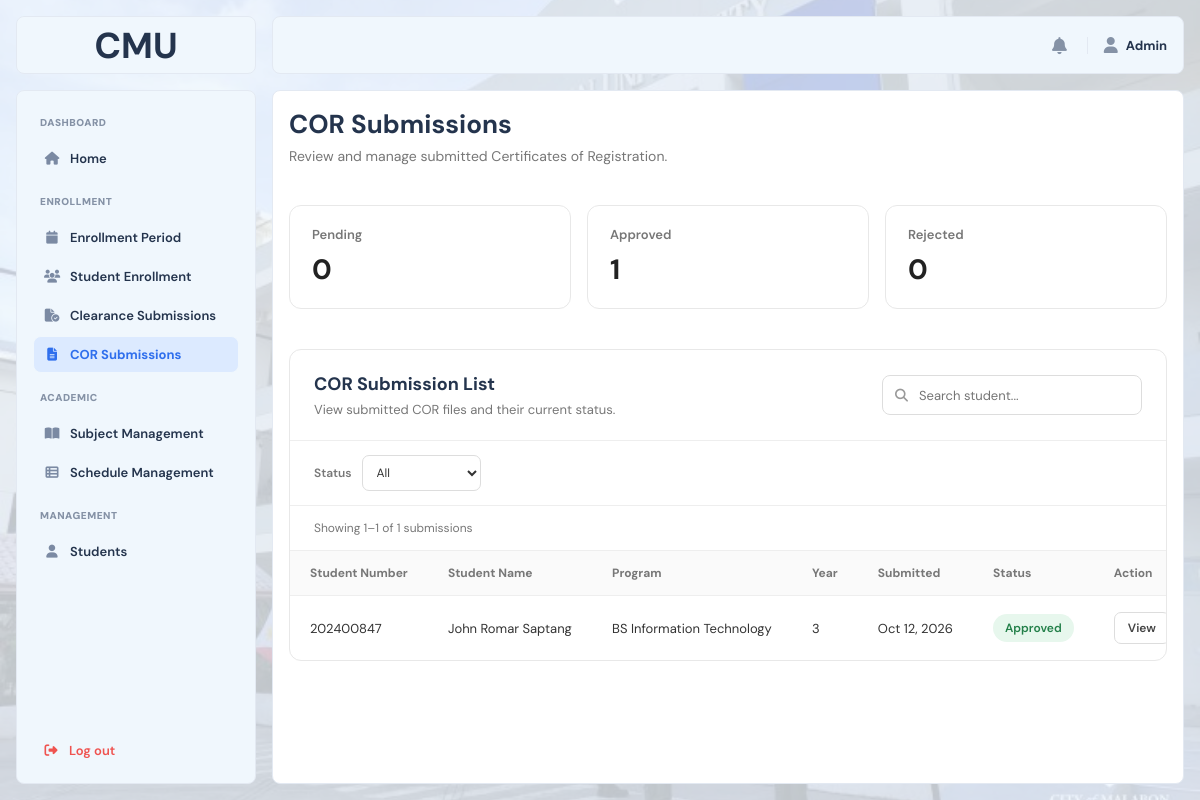
The app's page /?page=cor_submissions (signed in), older data.
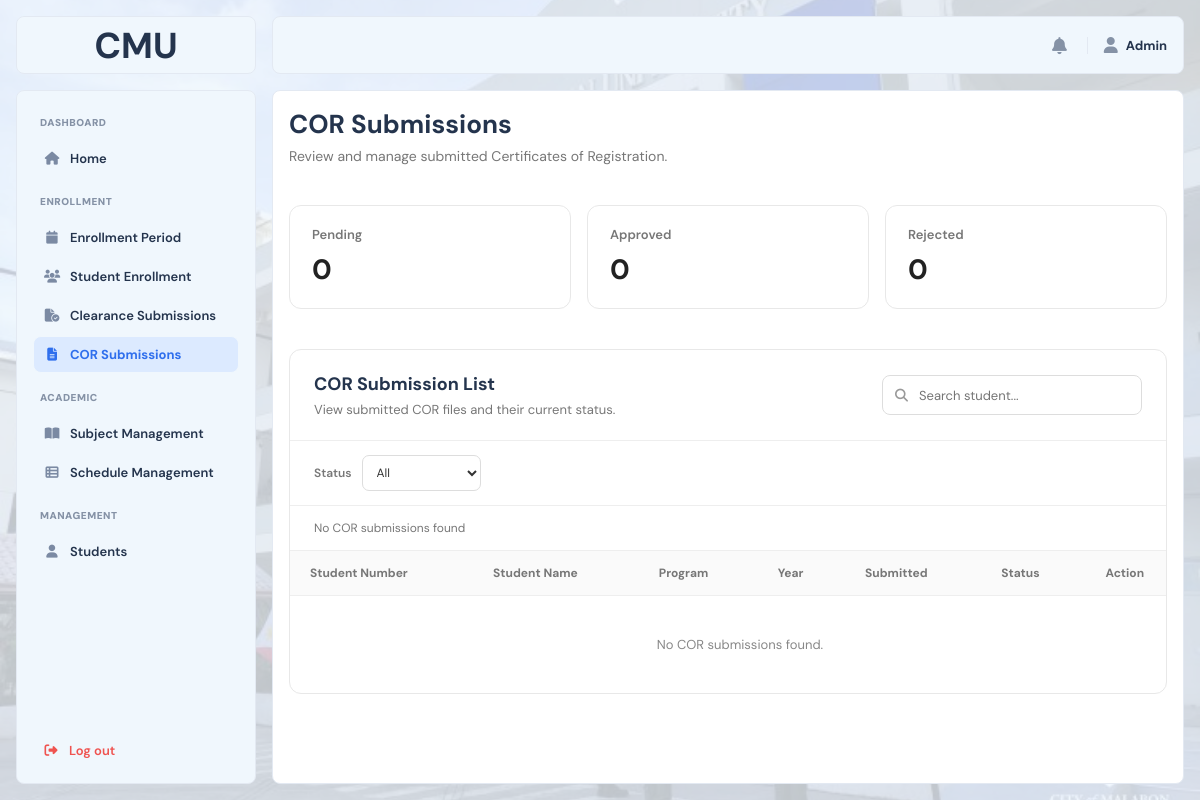
The same page, newer data.
### tables this page shows
CREATE TABLE `cor_submissions` (
  `cor_submission_id` int(10) UNSIGNED NOT NULL,
  `student_id` int(10) UNSIGNED NOT NULL,
  `period_id` int(10) UNSIGNED DEFAULT NULL,
  `file_name` varchar(255) NOT NULL,
  `file_path` varchar(500) NOT NULL,
  `submitted_at` datetime NOT NULL DEFAULT current_timestamp(),
  `status` enum('PENDING','APPROVED','REJECTED') NOT NULL DEFAULT 'PENDING',
  `reviewed_at` datetime DEFAULT NULL,
  `reviewed_by` int(10) UNSIGNED DEFAULT NULL,
  `rejection_reason` text DEFAULT NULL,
  `created_at` datetime NOT NULL DEFAULT current_timestamp()
);

CREATE TABLE `students` (
  `student_id` int(10) UNSIGNED NOT NULL,
  `user_id` int(10) UNSIGNED DEFAULT NULL,
  `student_number` varchar(50) NOT NULL,
  `first_name` varchar(100) NOT NULL,
  `middle_name` varchar(100) DEFAULT NULL,
  `last_name` varchar(100) NOT NULL,
  `program` varchar(100) NOT NULL,
  `year_level` int(11) NOT NULL,
  `section` varchar(50) DEFAULT NULL,
  `email` varchar(100) NOT NULL,
  `phone` varchar(20) DEFAULT NULL,
  `password_hash` varchar(255) NOT NULL,
  `enrollment_phase` enum('NOT_STARTED','EVALUATION','CLEARANCE','COR','ENROLLED') NOT NULL DEFAULT 'NOT_STARTED',
  `enrollment_status` varchar(50) NOT NULL DEFAULT 'Closed',
  `created_at` datetime NOT NULL DEFAULT current_timestamp()
);

### index.php (called while the page is built, shortened)
<?php
$pages = [
    'home_main' => 'main/home_main.php',
    'course_offering' => 'main/course_offering.php',
    'faculty_evaluation' => 'main/faculty_evaluation.php',
    'evaluation_form' => 'main/evaluation_form.php',
    'clearance_main' => 'main/clearance_main.php',
    'cor' => 'main/cor.php',
    'my_enrollment' => 'main/my_enrollment.php',
    'profile' => 'main/profile.php',
    'admin_home' => 'admin/admin_home.php',
    'enrollment_period' => 'admin/enrollment_period.php',
    'student_enrollment' => 'admin/student_enrollment.php',
    'clearance_submissions' => 'admin/clearance_submissions.php',
    'cor_submissions' => 'admin/cor_submissions.php',
    'course_offerings' => 'admin/course_offerings.php',
    'course_management' => 'admin/course_management.php',
    'student_management' => 'admin/student_management.php',
    'login' => 'auth/login.php',
    'forget' => 'auth/forget.php',
    'verification' => 'auth/verification.php',
    'reset' => 'auth/reset.php',
    'set_password' => 'auth/set_password.php',
    'error404' => 'error/error404.php',
    'maintenance' => 'error/maintenance.php',
    'sample' => 'sample.php',
];
$page = $_GET['page'] ?? 'login';
require FRONTEND_PATH . '/pages/' . $pages[$page];

### frontend/pages/admin/cor_submissions.php (the view, shortened to what the changed rows need)
<?php
$currentPage = 'cor_submissions';
$studentsPerPage = 5;
$currentPageNumber = max(
    1,
    (int) ($_GET['cor_page'] ?? 1)
);
$countSql = '
    SELECT COUNT(*) AS total
    FROM cor_submissions c
    INNER JOIN students s
        ON s.student_id = c.student_id
    WHERE 1 = 1
';
$countStmt = $conn->prepare($countSql);
$countStmt->execute();
$countResult = $countStmt->get_result()->fetch_assoc();
$totalSubmissions = (int) ($countResult['total'] ?? 0);
$totalPages = max(
    1,
    (int) ceil($totalSubmissions / $studentsPerPage)
);
$currentPageNumber = min(
    $currentPageNumber,
    $totalPages
);
$offset = (
    $currentPageNumber - 1
) * $studentsPerPage;
$sql = '
    SELECT
        c.cor_submission_id,
        c.student_id,
        c.file_name,
        c.file_path,
        c.submitted_at,
        c.status,
        s.student_number,
        s.first_name,
        s.middle_name,
        s.last_name,
        s.program,
        s.year_level,
        s.section
    FROM cor_submissions c
    INNER JOIN students s
        ON s.student_id = c.student_id
    WHERE 1 = 1
';
$types = '';
$values = [];
$sql .= '
    ORDER BY c.submitted_at DESC
    LIMIT ? OFFSET ?
';
$types .= 'ii';
$values[] = $studentsPerPage;
$values[] = $offset;
$stmt = $conn->prepare($sql);
$stmt->bind_param($types, ...$values);
$stmt->execute();
$submissions = $stmt
    ->get_result()
    ->fetch_all(MYSQLI_ASSOC);
$approvedCount = 0;
$statusResult = $conn->query(
    "SELECT
        SUM(status = 'PENDING') AS pending_count,
        SUM(status = 'APPROVED') AS approved_count,
        SUM(status = 'REJECTED') AS rejected_count
     FROM cor_submissions"
);
if ($statusResult) {
    $statusCounts = $statusResult->fetch_assoc();
    $approvedCount = (int) ($statusCounts['approved_count'] ?? 0);
}
function cor_status_label(string $status): string
{
    return match ($status) {
        'PENDING' => 'Pending',
        'APPROVED' => 'Approved',
        'REJECTED' => 'Rejected',
        default => 'Unknown',
    };
}
function cor_status_class(string $status): string
{
    return match ($status) {
        'PENDING' => 'admin-cor-status-pending',
        'APPROVED' => 'admin-cor-status-approved',
        'REJECTED' => 'admin-cor-status-rejected',
        default => '',
    };
}
?>
<!DOCTYPE html>
<html lang="en">
<head>
    <link
        rel="stylesheet"
        href="<?= BASE_URL ?>frontend/assets/css/main.css"
    >
    <link
        rel="stylesheet"
        href="<?= BASE_URL ?>frontend/assets/css/admin.css"
    >
    <link
        rel="stylesheet"
        href="https://cdnjs.cloudflare.com/ajax/libs/font-awesome/6.5.2/css/all.min.css"
    >
</head>
<body>
<div class="layout">
    <?php require FRONTEND_PATH . 'includes/admin_sidebar.php'; ?>
    <div class="main">
        <div class="content">
            <section class="admin-cor-header">
                <div>
                    <h1>COR Submissions</h1>
                </div>
            </section>
            <section class="admin-cor-summary">
                <div class="admin-cor-summary-card">
                    <span>Approved</span>
                    <strong>
                        <?= $approvedCount ?>
                    </strong>
                </div>
            </section>
            <section class="admin-cor-card">
                <div class="admin-cor-card-header">
                    <div>
                        <h2>COR Submission List</h2>
                    </div>
                </div>
                <div class="admin-cor-table-info">
                    <?php if ($totalSubmissions > 0): ?>
                        <?php
                        $displayStart = $offset + 1;
                        $displayEnd = min(
                            $offset + $studentsPerPage,
                            $totalSubmissions
                        );
                        ?>
                        <span>
                            Showing <?= $displayStart ?>–<?= $displayEnd ?>
                            of <?= $totalSubmissions ?> submissions
                        </span>
                    <?php else: ?>
                        <span>
                            No COR submissions found
                        </span>
                    <?php endif; ?>
                </div>
                <div class="admin-cor-table-wrapper">
                    <table class="admin-cor-table">
                        <thead>
                            <tr>
                                <th>
                                    Student Number
                                </th>
                                <th>
                                    Student Name
                                </th>
                                <th>
                                    Program
                                </th>
                                <th>
                                    Year
                                </th>
                                <th>
                                    Submitted
                                </th>
                                <th>
                                    Status
                                </th>
                                <th>
                                    Action
                                </th>
                            </tr>
                        </thead>
                        <tbody>
                        <?php if (empty($submissions)): ?>
                            <tr>
                                <td
                                    colspan="7"
                                    class="admin-cor-empty"
                                >
                                    No COR submissions found.
                                </td>
                            </tr>
                        <?php else: ?>
                            <?php foreach ($submissions as $submission): ?>
                                <?php
                                $fullName = trim(
                                    $submission['first_name']
                                    . ' '
                                    . ($submission['middle_name'] ?? '')
                                    . ' '
                                    . $submission['last_name']
                                );
                                ?>
                                <tr>
                                    <td>
                                        <?= e(
                                            $submission['student_number']
                                        ) ?>
                                    </td>
                                    <td>
                                        <?= e($fullName) ?>
                                    </td>
                                    <td>
                                        <?= e(
                                            $submission['program']
                                        ) ?>
                                    </td>
                                    <td>
                                        <?= (int) $submission['year_level'] ?>
                                    </td>
                                    <td>
                                        <?= date(
                                            'M j, Y',
                                            strtotime(
                                                $submission['submitted_at']
                                            )
                                        ) ?>
                                    </td>
                                    <td>
                                        <span
                                            class="admin-cor-status <?= cor_status_class($submission['status']) ?>"
                                        >
                                            <?= cor_status_label(
                                                $submission['status']
                                            ) ?>
                                        </span>
                                    </td>
                                    <td>
                                        <button
                                            type="button"
                                            class="admin-cor-view-button"
                                            data-submission-id="<?= (int) $submission['cor_submission_id'] ?>"
                                            data-student-number="<?= e($submission['student_number']) ?>"
                                            data-student-name="<?= e($fullName) ?>"
                                            data-program="<?= e($submission['program']) ?>"
                                            data-year="<?= (int) $submission['year_level'] ?>"
                                            data-section="<?= e($submission['section']) ?>"
                                            data-submitted="<?= e(date('M j, Y h:i A', strtotime($submission['submitted_at']))) ?>"
                                            data-status="<?= e($submission['status']) ?>"
                                            data-file-name="<?= e($submission['file_name']) ?>"
                                            data-file-path="<?= e($submission['file_path']) ?>"
                                        >
                                            View
                                        </button>
                                    </td>
                                </tr>
                            <?php endforeach; ?>
                        <?php endif; ?>
                        </tbody>
                    </table>
                </div>
            </section>
        </div>
    </div>
</div>
</body>
</html>

### frontend/includes/admin_sidebar.php (shortened to what the changed rows need)
<?php
if (!function_exists('e')) {
    function e($value)
    {
        return htmlspecialchars(
            (string) $value,
            ENT_QUOTES,
            'UTF-8'
        );
    }
}
$currentPage = $currentPage ?? '';
$sidebarPagesUrl = BASE_URL;
$sidebarMenu = [
    [
        'title' => 'Enrollment',
        'items' => [
            ['key' => 'enrollment_period', 'label' => 'Enrollment Period', 'icon' => 'fa-calendar', 'link' => '?page=enrollment_period'],
            ['key' => 'student_enrollment', 'label' => 'Student Enrollment', 'icon' => 'fa-users', 'link' => '?page=student_enrollment'],
            ['key' => 'clearance_submissions', 'label' => 'Clearance Submissions', 'icon' => 'fa-file-circle-check', 'link' => '?page=clearance_submissions'
            ],
            ['key' => 'cor_submissions', 'label' => 'COR Submissions', 'icon' => 'fa-file-lines', 'link' => '?page=cor_submissions'],
        ],
    ],
    [
        'title' => 'Academic',
        'items' => [
            ['key' => 'course_management',     'label' => "Subject Management",  'icon' => 'fa-book-open', 'link' => '?page=course_management'],
            ['key' => 'course_offerings',     'label' => "Schedule Management",  'icon' => 'fa-table-list', 'link' => '?page=course_offerings'],
        ],
    ],
    [
        'title' => 'Management',
        'items' => [
            ['key' => 'student_management',  'label' => 'Students', 'icon' => 'fa-user', 'link' => '?page=student_management'],
        ],
    ],
];
?>
<aside class="sidebar" id="sidebar">
    <nav class="menu">
        <p class="menu-title">Dashboard</p>
        <a href="<?= e($sidebarPagesUrl) ?>?page=admin_home" class="menu-link <?= $currentPage === 'admin_home' ? 'active' : '' ?>">
            <i class="fa-solid fa-house"></i>
            Home
        </a>
        <?php foreach ($sidebarMenu as $section): ?>
            <p class="menu-title"><?= e($section['title']) ?></p>
            <?php foreach ($section['items'] as $item): ?>
                <a href="<?= e($sidebarPagesUrl . $item['link']) ?>"
                   class="menu-link <?= $currentPage === $item['key'] ? 'active' : '' ?>">
                    <i class="fa-solid <?= e($item['icon']) ?>"></i>
                    <?= e($item['label']) ?>
                </a>
            <?php endforeach; ?>
        <?php endforeach; ?>
    </nav>
</aside>

Row changes from the older to the newer data that the page shows:
removed cor_submissions: student.student_number "202400847", student.last_name "John Romar Saptang", student.program "BS Information Technology", student.year_level "3", submitted_at "Oct 12, 2026", status "Approved"
Text that changed along with them:
$approvedCount: "1" → "0"
$displayStart: "1" → (not shown)
$displayEnd: "1" → (not shown)
$totalSubmissions: "1" → (not shown)
text no longer shown: "Showing – of submissions"
text now shown: "No COR submissions found No COR submissions found."
